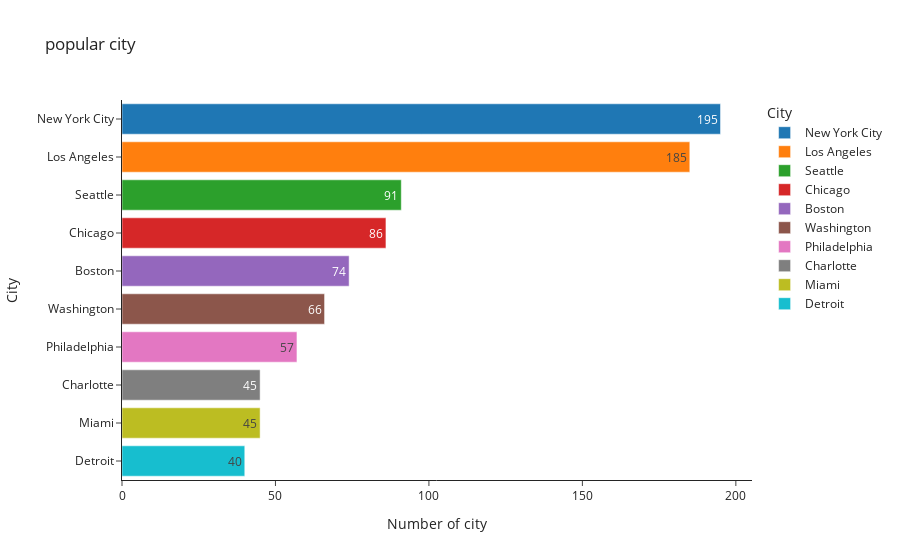

The code cell stored with this chart in its notebook:
### Code cell
#plot number of top 20 city
iplot(px.bar(popular_city , y = 'city' , x = 'sales_id' ,labels={'city':'City' , 'sales_id':'Number of city'}
             ,color='city', title = 'popular city' , template = 'simple_white', text_auto = True))

### Figure 1 — Plotly figure (JSON) as saved in the notebook; plotly's stock layout.template omitted (floating-point values rounded to 4 significant figures)
{"data": [{"alignmentgroup": "True", "hovertemplate": "City=%{y}<br>Number of city=%{x}<extra></extra>", "legendgroup": "New York City", "marker": {"color": "#1F77B4", "pattern": {"shape": ""}}, "name": "New York City", "offsetgroup": "New York City", "orientation": "h", "showlegend": true, "textposition": "auto", "texttemplate": "%{x}", "type": "bar", "x": [195], "xaxis": "x", "y": ["New York City"], "yaxis": "y"}, {"alignmentgroup": "True", "hovertemplate": "City=%{y}<br>Number of city=%{x}<extra></extra>", "legendgroup": "Los Angeles", "marker": {"color": "#FF7F0E", "pattern": {"shape": ""}}, "name": "Los Angeles", "offsetgroup": "Los Angeles", "orientation": "h", "showlegend": true, "textposition": "auto", "texttemplate": "%{x}", "type": "bar", "x": [185], "xaxis": "x", "y": ["Los Angeles"], "yaxis": "y"}, {"alignmentgroup": "True", "hovertemplate": "City=%{y}<br>Number of city=%{x}<extra></extra>", "legendgroup": "Seattle", "marker": {"color": "#2CA02C", "pattern": {"shape": ""}}, "name": "Seattle", "offsetgroup": "Seattle", "orientation": "h", "showlegend": true, "textposition": "auto", "texttemplate": "%{x}", "type": "bar", "x": [91], "xaxis": "x", "y": ["Seattle"], "yaxis": "y"}, {"alignmentgroup": "True", "hovertemplate": "City=%{y}<br>Number of city=%{x}<extra></extra>", "legendgroup": "Chicago", "marker": {"color": "#D62728", "pattern": {"shape": ""}}, "name": "Chicago", "offsetgroup": "Chicago", "orientation": "h", "showlegend": true, "textposition": "auto", "texttemplate": "%{x}", "type": "bar", "x": [86], "xaxis": "x", "y": ["Chicago"], "yaxis": "y"}, {"alignmentgroup": "True", "hovertemplate": "City=%{y}<br>Number of city=%{x}<extra></extra>", "legendgroup": "Boston", "marker": {"color": "#9467BD", "pattern": {"shape": ""}}, "name": "Boston", "offsetgroup": "Boston", "orientation": "h", "showlegend": true, "textposition": "auto", "texttemplate": "%{x}", "type": "bar", "x": [74], "xaxis": "x", "y": ["Boston"], "yaxis": "y"}, {"alignmentgroup": "True", "hovertemplate": "City=%{y}<br>Number of city=%{x}<extra></extra>", "legendgroup": "Washington", "marker": {"color": "#8C564B", "pattern": {"shape": ""}}, "name": "Washington", "offsetgroup": "Washington", "orientation": "h", "showlegend": true, "textposition": "auto", "texttemplate": "%{x}", "type": "bar", "x": [66], "xaxis": "x", "y": ["Washington"], "yaxis": "y"}, {"alignmentgroup": "True", "hovertemplate": "City=%{y}<br>Number of city=%{x}<extra></extra>", "legendgroup": "Philadelphia", "marker": {"color": "#E377C2", "pattern": {"shape": ""}}, "name": "Philadelphia", "offsetgroup": "Philadelphia", "orientation": "h", "showlegend": true, "textposition": "auto", "texttemplate": "%{x}", "type": "bar", "x": [57], "xaxis": "x", "y": ["Philadelphia"], "yaxis": "y"}, {"alignmentgroup": "True", "hovertemplate": "City=%{y}<br>Number of city=%{x}<extra></extra>", "legendgroup": "Charlotte", "marker": {"color": "#7F7F7F", "pattern": {"shape": ""}}, "name": "Charlotte", "offsetgroup": "Charlotte", "orientation": "h", "showlegend": true, "textposition": "auto", "texttemplate": "%{x}", "type": "bar", "x": [45], "xaxis": "x", "y": ["Charlotte"], "yaxis": "y"}, {"alignmentgroup": "True", "hovertemplate": "City=%{y}<br>Number of city=%{x}<extra></extra>", "legendgroup": "Miami", "marker": {"color": "#BCBD22", "pattern": {"shape": ""}}, "name": "Miami", "offsetgroup": "Miami", "orientation": "h", "showlegend": true, "textposition": "auto", "texttemplate": "%{x}", "type": "bar", "x": [45], "xaxis": "x", "y": ["Miami"], "yaxis": "y"}, {"alignmentgroup": "True", "hovertemplate": "City=%{y}<br>Number of city=%{x}<extra></extra>", "legendgroup": "Detroit", "marker": {"color": "#17BECF", "pattern": {"shape": ""}}, "name": "Detroit", "offsetgroup": "Detroit", "orientation": "h", "showlegend": true, "textposition": "auto", "texttemplate": "%{x}", "type": "bar", "x": [40], "xaxis": "x", "y": ["Detroit"], "yaxis": "y"}], "layout": {"barmode": "relative", "legend": {"title": {"text": "City"}, "tracegroupgap": 0}, "title": {"text": "popular city"}, "xaxis": {"anchor": "y", "domain": [0, 1], "title": {"text": "Number of city"}}, "yaxis": {"anchor": "x", "categoryarray": ["Detroit", "Miami", "Charlotte", "Philadelphia", "Washington", "Boston", "Chicago", "Seattle", "Los Angeles", "New York City"], "categoryorder": "array", "domain": [0, 1], "title": {"text": "City"}}}}
